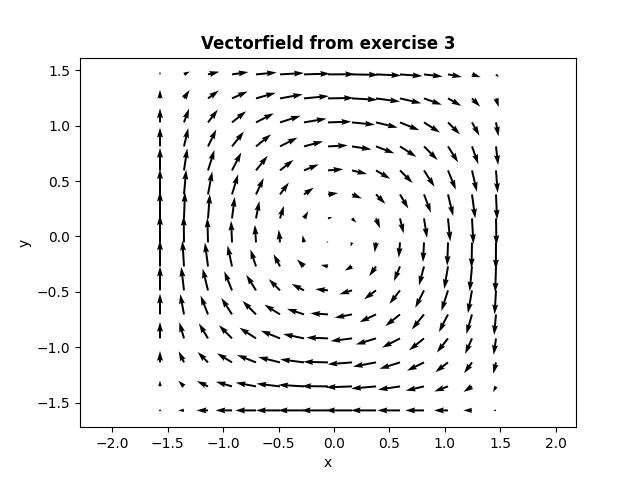

Here is the Python script that generated this plot:
from velfield import *

x, y, u, v = velfield(30)
plt.quiver(x[::2, ::2], y[::2, ::2], u[::2, ::2], v[::2, ::2])
plt.axis('equal')
plt.xlabel('x'); plt.ylabel('y')
plt.title('Vectorfield from exercise 3', weight='bold')

# plt.savefig('vec.png')
plt.show()
